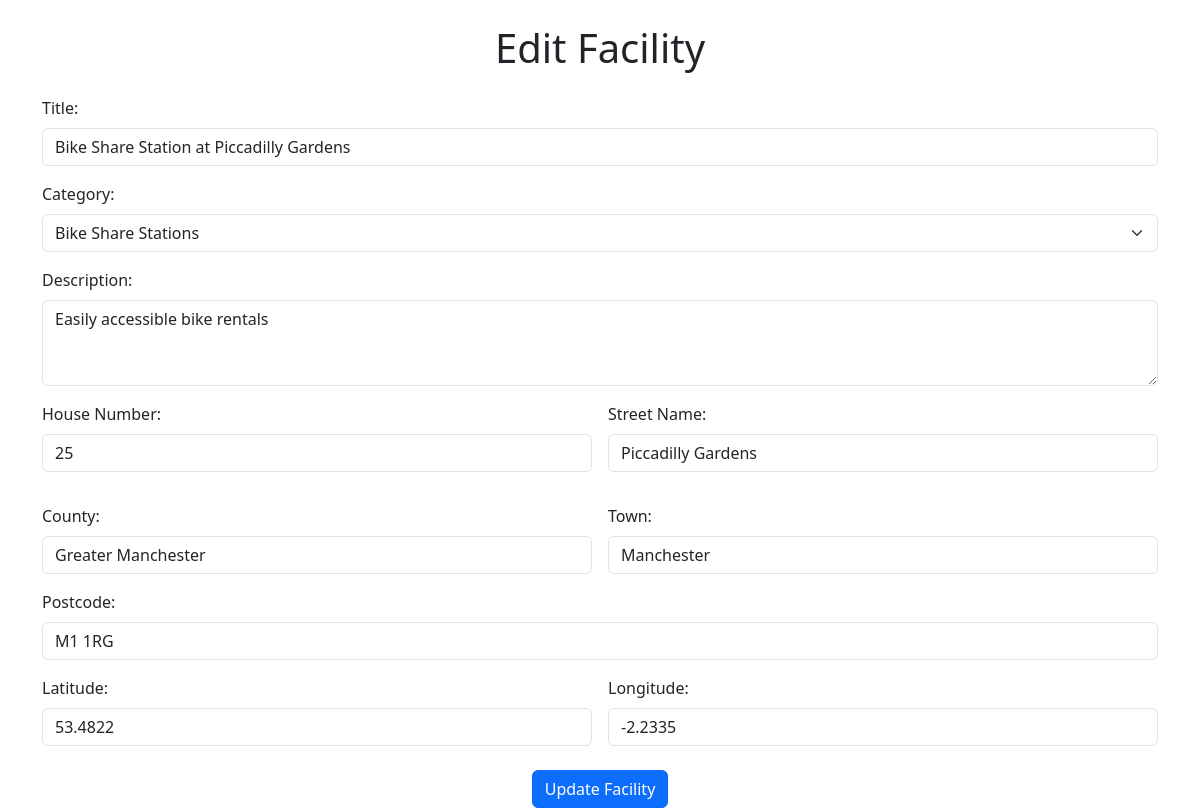
The page /index.php?view=edit_facility&id=3 (signed in) on the database its author committed.
### tables this page shows
CREATE TABLE ecoFacilities (
                               id INTEGER PRIMARY KEY AUTOINCREMENT NOT NULL UNIQUE,
                               title VARCHAR(50) NOT NULL,
                               category INTEGER,
                               description VARCHAR(150) NOT NULL,
                               houseNumber VARCHAR(50),
                               streetName VARCHAR(50),
                               county VARCHAR(50),
                               town VARCHAR(50),
                               postcode VARCHAR(7) NOT NULL,
                               lng FLOAT NOT NULL,
                               lat FLOAT NOT NULL,
                               contributor INTEGER,
                               FOREIGN KEY (category) REFERENCES ecoCategories(id),
                               FOREIGN KEY (contributor) REFERENCES ecoUser(id)
);

CREATE TABLE "ecoCategories"
(
	id INTEGER not null
		primary key
		unique,
	name VARCHAR(50) not null
		unique
);

### models/Facility.php (called while the page is built, shortened)
<?php
class Facility {
    private $pdo;
    public function __construct($pdo) {
        $this->pdo = $pdo;
    }
    public function getAllCategories() {
        $stmt = $this->pdo->query("SELECT id, name FROM ecoCategories ORDER BY name ASC");
        return $stmt->fetchAll(PDO::FETCH_ASSOC);
    }
    public function getFacilityById($id) {
        $stmt = $this->pdo->prepare("
        SELECT ecoFacilities.*,
               ecoCategories.name AS category_name,
               ecoUser.username AS contributor_name
        FROM ecoFacilities
        LEFT JOIN ecoCategories ON ecoFacilities.category = ecoCategories.id
        LEFT JOIN ecoUser ON ecoFacilities.contributor = ecoUser.id
        WHERE ecoFacilities.id = :id
    ");
        $stmt->execute([':id' => $id]);
        return $stmt->fetch(PDO::FETCH_ASSOC);
    }
}

### views/manager/edit_facility.php (the view, shortened to what this page needs)
<!DOCTYPE html>
<html>
<head>
    <link href="https://cdn.jsdelivr.net/npm/bootstrap@5.3.3/dist/css/bootstrap.min.css" rel="stylesheet">
</head>
<body>
<div class="container mt-4">
    <h1 class="text-center mb-4">Edit Facility</h1>
    <form method="POST" action="/ecoBuddy/index.php" class="needs-validation" novalidate>
        <div class="mb-3">
            <label for="title" class="form-label">Title:</label>
            <input type="text" class="form-control" id="title" name="title" value="<?php echo htmlspecialchars($facility['title']); ?>" required>
        </div>
        <div class="mb-3">
            <label for="category" class="form-label">Category:</label>
            <select class="form-select" id="category" name="category" required>
                <?php foreach ($categories as $category): ?>
                    <option value="<?php echo htmlspecialchars($category['id']); ?>"
                        <?php echo ($category['id'] == $facility['category']) ? 'selected' : ''; ?>>
                        <?php echo htmlspecialchars($category['name']); ?>
                    </option>
                <?php endforeach; ?>
            </select>
        </div>
        <div class="mb-3">
            <label for="description" class="form-label">Description:</label>
            <textarea class="form-control" id="description" name="description" rows="3"><?php echo htmlspecialchars($facility['description']); ?></textarea>
        </div>
        <div class="row g-3">
            <div class="col-md-6">
                <label for="houseNumber" class="form-label">House Number:</label>
                <input type="text" class="form-control" id="houseNumber" name="houseNumber" value="<?php echo htmlspecialchars($facility['houseNumber']); ?>">
            </div>
            <div class="col-md-6">
                <label for="streetName" class="form-label">Street Name:</label>
                <input type="text" class="form-control" id="streetName" name="streetName" value="<?php echo htmlspecialchars($facility['streetName']); ?>">
            </div>
        </div>
        <div class="row g-3 mt-3">
            <div class="col-md-6">
                <label for="county" class="form-label">County:</label>
                <input type="text" class="form-control" id="county" name="county" value="<?php echo htmlspecialchars($facility['county']); ?>">
            </div>
            <div class="col-md-6">
                <label for="town" class="form-label">Town:</label>
                <input type="text" class="form-control" id="town" name="town" value="<?php echo htmlspecialchars($facility['town']); ?>">
            </div>
        </div>
        <div class="mb-3 mt-3">
            <label for="postcode" class="form-label">Postcode:</label>
            <input type="text" class="form-control" id="postcode" name="postcode" value="<?php echo htmlspecialchars($facility['postcode']); ?>" required>
        </div>
        <div class="row g-3">
            <div class="col-md-6">
                <label for="latitude" class="form-label">Latitude:</label>
                <input type="number" step="any" class="form-control" id="latitude" name="latitude" value="<?php echo htmlspecialchars($facility['lat']); ?>" required>
            </div>
            <div class="col-md-6">
                <label for="longitude" class="form-label">Longitude:</label>
                <input type="number" step="any" class="form-control" id="longitude" name="longitude" value="<?php echo htmlspecialchars($facility['lng']); ?>" required>
            </div>
        </div>
        <div class="text-center mt-4">
            <button type="submit" class="btn btn-primary">Update Facility</button>
        </div>
    </form>
</div>
</body>
</html>

### rows shown on the page
ecofacilities: title "Bike Share Station at Piccadilly Gardens", category "Bike Share Stations", description "Easily accessible bike rentals", houseNumber "25", streetName "Piccadilly Gardens", county "Greater Manchester", town "Manchester", postcode "M1 1RG", latitude "53.4822", longitude "-2.2335"
